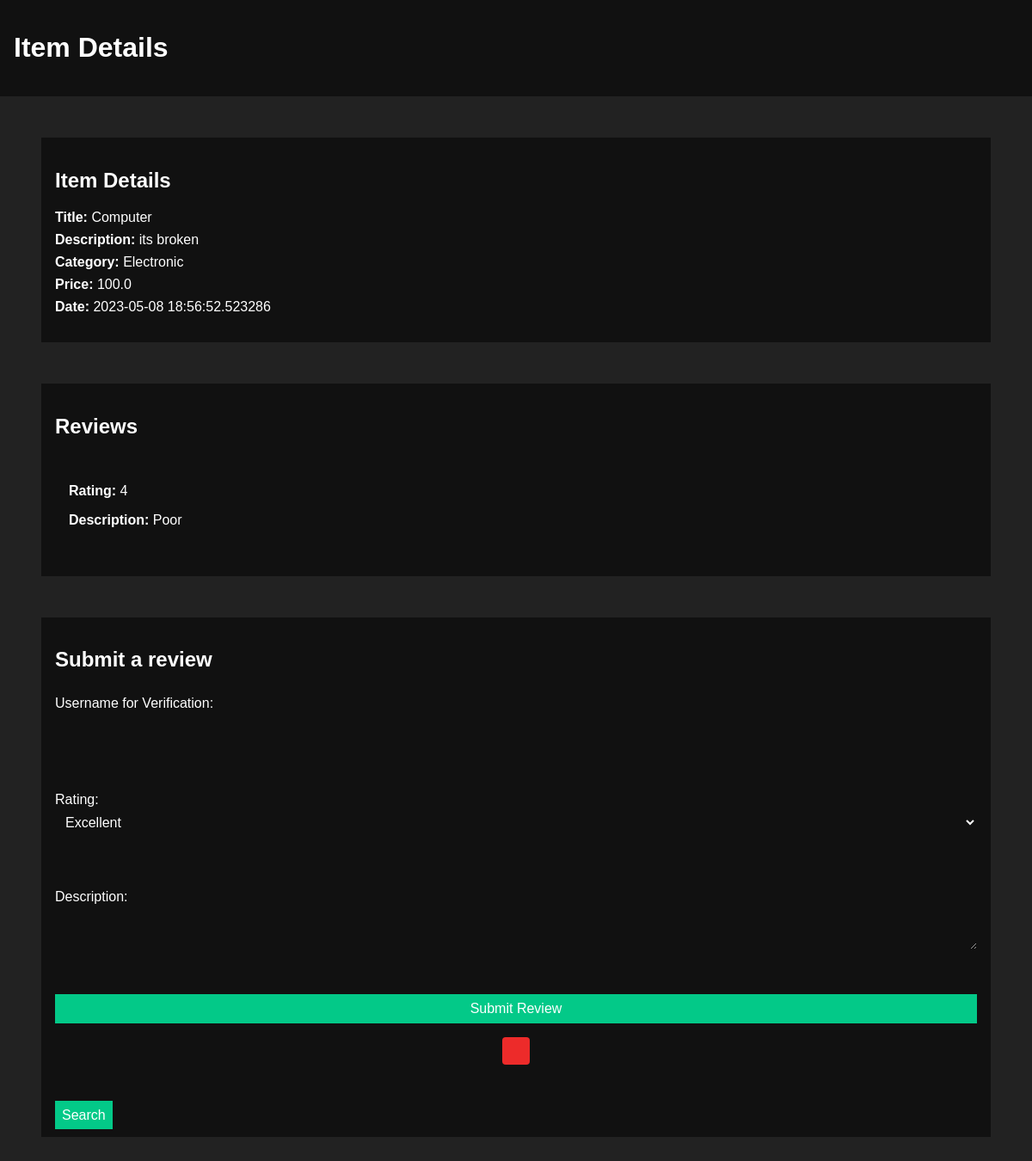
Screenshot of /item/4/ with the database file from the repository.
### tables this page shows
CREATE TABLE items (
                        id INTEGER PRIMARY KEY AUTOINCREMENT,
                        username TEXT,
                        title TEXT,
                        description TEXT,
                        category TEXT,
                        price REAL,
                        date TEXT
                        );

CREATE TABLE reviews (
                    id INTEGER PRIMARY KEY AUTOINCREMENT,
                    username TEXT,
                    item_id INTEGER,
                    rating TEXT,
                    description TEXT,
                    date TEXT
                    );

### app.py (the view)
@app.route("/item/<int:item_id>/")
def item_detail(item_id):
    with sqlite3.connect(db_path) as conn:
        c = conn.cursor()
        c.execute("SELECT * FROM items WHERE id = ?", (item_id,))
        item = c.fetchone()
        if item:
            c.execute("SELECT * FROM reviews WHERE item_id = ?", (item_id,))
            reviews = c.fetchall()
            return render_template("selected.html", item=item, reviews=reviews)
        else:
            return "Item not found", 404

### templates/selected.html (shortened to what this page needs)
<!DOCTYPE html>
<html lang="en">
  <head>
    <link rel="stylesheet" href="{{ url_for('static', filename='review.css') }}">
  </head>
  <body>
    <header>
      <h1>Item Details</h1>
    </header>
    <section class="item-details">
      <h2>Item Details</h2>
      <ul>
        <li><strong>Title:</strong> {{ item[2] }}</li>
        <li><strong>Description:</strong> {{ item[3] }}</li>
        <li><strong>Category:</strong> {{ item[4] }}</li>
        <li><strong>Price:</strong> {{ item[5] }}</li>
        <li><strong>Date:</strong> {{ item[6] }}</li>
      </ul>
    </section>
    <section class="reviews">
      <h2>Reviews</h2>
      {% if reviews %}
        {% for review in reviews %}
          <div class="review">
            <p><strong>Rating:</strong> {{ review[2] }}</p>
            <p><strong>Description:</strong> {{ review[3] }}</p>
          </div>
        {% endfor %}
      {% else %}
        <p>No reviews found.</p>
      {% endif %}
    </section>
    <section class="submit-review">
      <h2>Submit a review</h2>
      <form method="POST" action="{{ url_for('submit_review', item_id=item[0]) }}">
        <label for="username">Username for Verification:</label>
        <input type="username" id="title" name="username" required>
        <br><br>
        <label for="rating">Rating:</label>
        <select id="rating" name="rating" required>
          <option value="Excellent">Excellent</option>
        </select>
        <br><br>
        <label for="description">Description:</label>
        <textarea id="description" name="description" required></textarea>
        <br><br>
        <button type="submit" class="submit-btn">Submit Review</button>
        <div class="error-messages">
          <div class="messages">
          </div>
        </div>
      </form>
      <br>
      <a href="{{ url_for('searchbar') }}" class="search-bar-btn">Search</button></a>
    </section>
  </body>
</html>

### static/review.css (style rules this page uses)
body { font-family: Arial, sans-serif; margin: 0; padding: 0; background-color: #222222; color: #ffffff; }
h1, h2 { font-weight: bold; }
ul { list-style: none; padding: 0; }
header { background-color: #111111; color: #ffffff; padding: 1rem; }
section { padding: 1rem; margin: 3rem; background-color: #111111; }
form { display: flex; flex-direction: column; margin-bottom: 1rem; }
label { margin-top: 0.5rem; color: #ffffff; }
input, select, textarea { padding: 0.5rem; margin-bottom: 1rem; border-radius: 0; border: none; font-size: 1rem; background-color: #111111; color: #ffffff; }
button[type="submit"], .search-bar-btn { background-color: #03C988; color: #ffffff; padding: 0.5rem; border-radius: 0; border: none; cursor: pointer; font-size: 1rem; text-decoration: none; }
.item-details ul li { margin-bottom: 0.5rem; }
.reviews .review { background-color: #111111; border-radius: 0; padding: 1rem; margin-bottom: 1rem; }
.reviews .review p { margin-bottom: 0.5rem; color: #ffffff; }
.error-messages { display: flex; justify-content: center; align-items: center; width: 100%; }
.error-messages .messages { background-color: #ED2B2A; border: none; color: black; padding: 1em; border-radius: 0.25rem; font-weight: bold; margin: 1em 0; text-align: center; max-width: 600px; }

### rows the page displays
items: title "Computer", description "its broken", category "Electronic", price "100.0", date "2023-05-08 18:56:52.523286"
reviews: item "4", rating "Poor"
